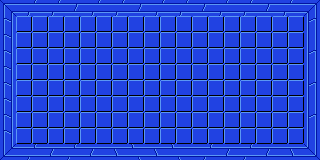

This game map was drawn from its Tiled (.tmx) file and the tilesets committed beside it. A one-line description and the trimmed map source follow:
An orthogonal 20x10 tile map with 16x16 px tiles, 1 tile layer (bg).

<map version="1.0" orientation="orthogonal" width="20" height="10" tilewidth="16" tileheight="16">
 <tileset firstgid="1" name="Zelda" tilewidth="16" tileheight="16">
  <image source="zelda-tiles.png" width="512" height="512" />
 </tileset>
 <layer name="bg" width="20" height="10">
  <data>[200 cells, 200 non-empty, 23 distinct tile ids]</data>
 </layer>
 <objectgroup name="objects" width="20" height="10" />
</map>
